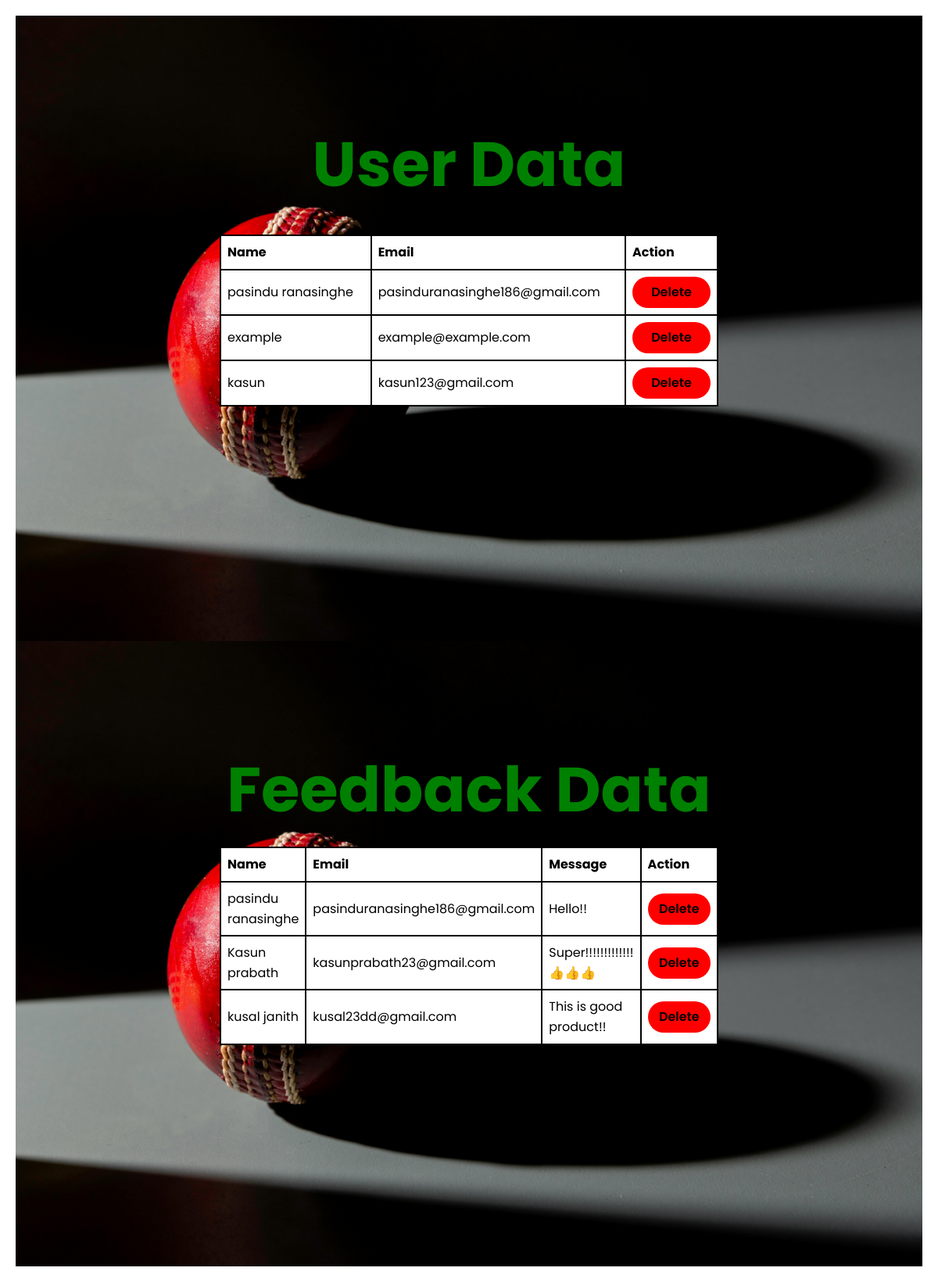
Page /Admin (signed in) on the earlier database version.
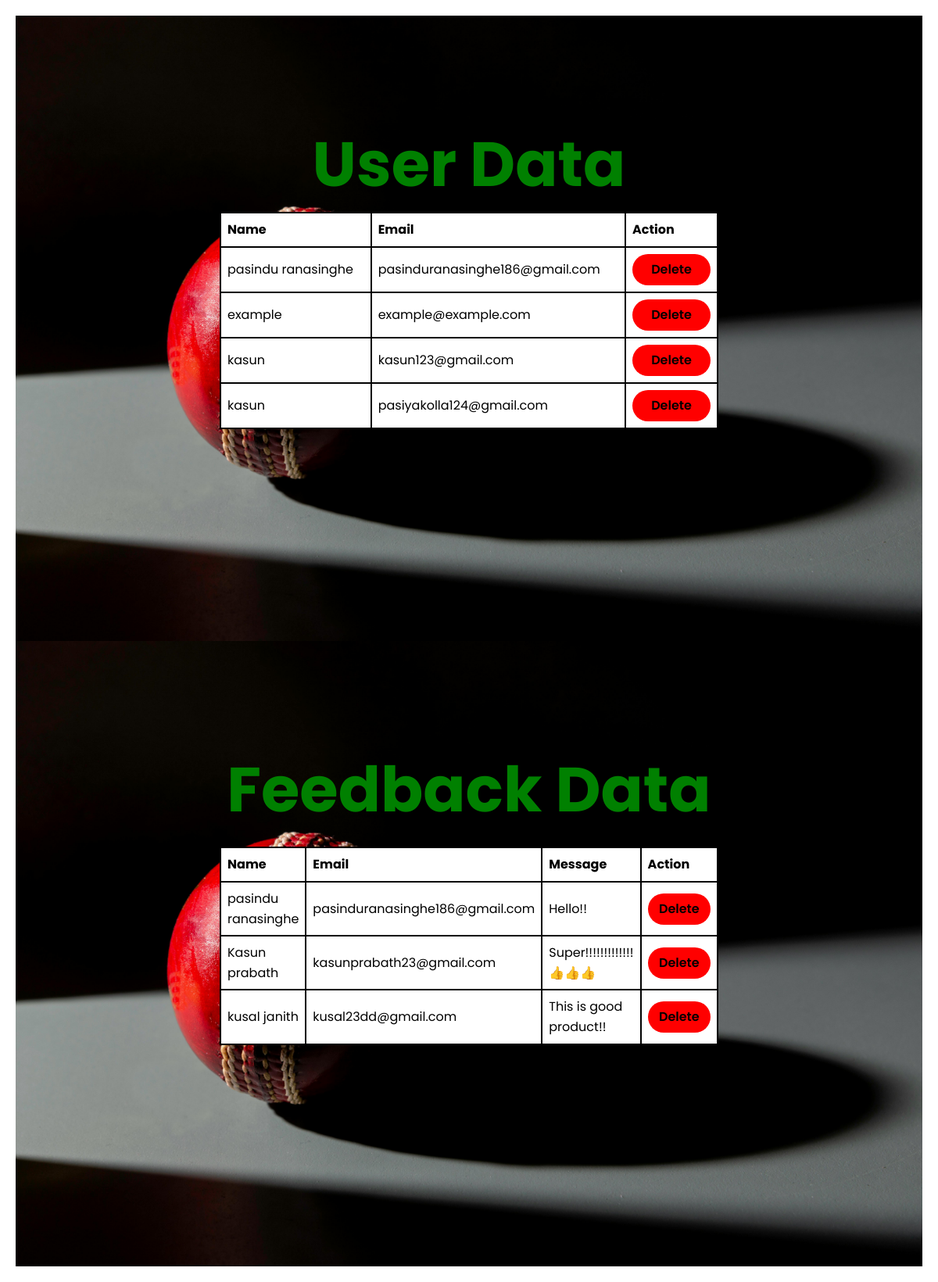
Same page on the later database version.
### app.py (models this page shows, shortened)
class User(db.Model):
    __bind_key__ = None  # Use the primary database
    id = db.Column(db.Integer, primary_key=True)
    name = db.Column(db.String(100), nullable=False)
    email = db.Column(db.String(100), unique=True)
    password = db.Column(db.String(100))

### app.py (the view)
@app.route('/Admin')
def admin():
    if session['email']:
        all_users = User.query.all()
        feedback_list = Feedback.query.all()
        return render_template('Admin.html', all_users=all_users,feedback_list=feedback_list)

### templates/Admin.html (shortened to what this page needs)
<!DOCTYPE html>
<html lang="en">
<head>
    <link rel="stylesheet" type="text/css" href="static/index2.css">
</head>
<body>
    <section>
        <h1 style="position: absolute;margin-top: -400px; font-size: 80px;">User Data</h1>
        <table>
            <thead>
                <tr>
                    <th>Name</th>
                    <th>Email</th>
                    <th style="width: 100px;">Action</th>
                </tr>
            </thead>
            <tbody>
                {% for user in all_users %}
                <tr>
                    <td>{{ user.name }}</td>
                    <td>{{ user.email }}</td>
                    <td>
                        <form action="{{ url_for('delete_user', user_id=user.id) }}" method="post">
                            <button type="submit" style="padding: 0px;background-color: red;">Delete</button>
                        </form>
                    </td>
                </tr>
                {% endfor %}
            </tbody>
        </table>
    </section>
    <section>
        <h1 style="position: absolute;margin-top: -400px;font-size: 80px;">Feedback Data</h1>
        <table>
            <thead>
                <tr>
                    <th>Name</th>
                    <th>Email</th>
                    <th>Message</th>
                    <th style="width: 100px;">Action</th>
                </tr>
            </thead>
            <tbody>
                {% for feedback in feedback_list %}
                <tr>
                    <td>{{ feedback.name }}</td>
                    <td>{{ feedback.email }}</td>
                    <td>{{ feedback.message }}</td>
                    <td>
                      <form action="{{ url_for('delete_feedback', feedback_id=feedback.id) }}" method="post">
                        <button type="submit" style="padding: 0px;background-color: red;">Delete</button>
                    </form>
                  </td>
                </tr>
                {% endfor %}
            </tbody>
        </table>
    </section>
</body>
</html>

### static/index2.css (style rules this page uses)
* { margin: 0; padding: 0; font-family: 'poppins',sans-serif; }
section { display: flex; justify-content: center; align-items: center; min-height: 100vh; width: 100%; background: url('ckt1.jpg')no-repeat; background-position: center; background-size: cover; }
button { width: 100%; height: 40px; border-radius: 40px; background: #f9fbff; border: none; outline: none; cursor: pointer; font-size: 1em; font-weight: 600; }

### templates/Admin.html (style rules this page uses)
body { margin: 0; padding: 0; font-family: Arial, sans-serif; line-height: 1.6; padding: 20px; }
table { background-color: white; border: 2px solid black; border-collapse: collapse; width: 55%; margin-bottom: 20px; }
th, td { border: 2px solid black; padding: 8px; text-align: left; }
h1 { color: green; font-size: 40px; margin-bottom: 20px; }

Differences in the rows shown:
added User: name "kasun", email "pasiyakolla124@gmail.com", shown under "User Data"
